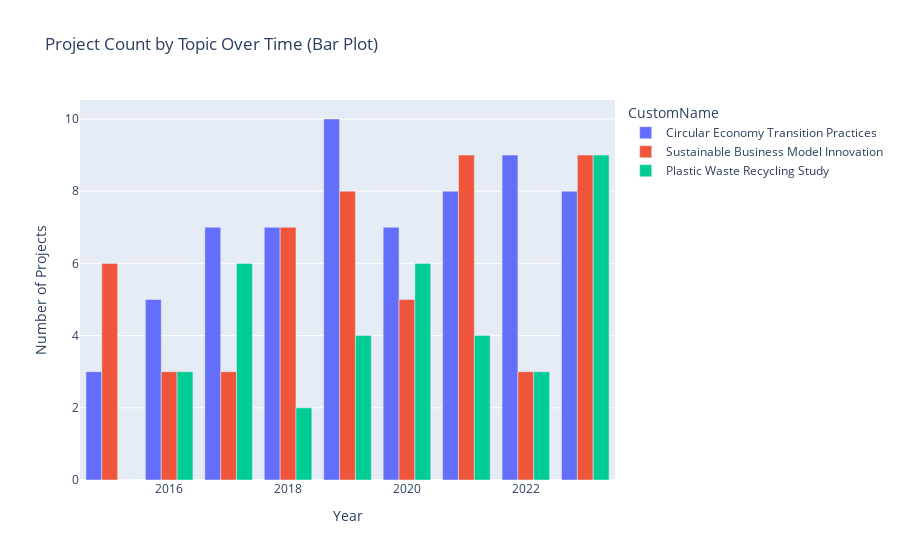
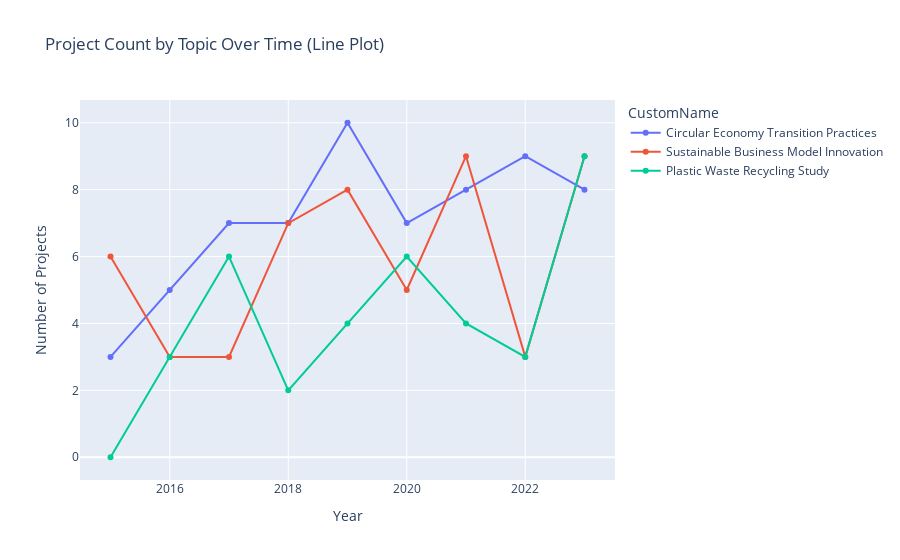

The code cell stored with these charts, in order, in its notebook:
### Markdown cell above
#### **PROJECT COUNT OVER TIME** <a class="anchor" id="project_count"></a>

### Code cell
# Convert 'start_date' to datetime format
df_projects['start_date'] = pd.to_datetime(df_projects['start_date'])

# Filter data
filtered_data = df_projects[(df_projects['start_date'].dt.year >= START_YEAR) &
                            (df_projects['start_date'].dt.year <= END_YEAR) &
                            (df_projects['Topic'].isin(TOPICS))]

# Group data by year and topic
grouped_data = filtered_data.groupby([filtered_data['start_date'].dt.year, 'Topic'])['project_id'].count().unstack(fill_value=0)

# Ensure all years are included in the index
all_years = pd.Index(range(START_YEAR, END_YEAR + 1), name='Year')
grouped_data = grouped_data.reindex(all_years, fill_value=0)

# Create the bar plot
bar_fig = go.Figure()

# Create the line plot
line_fig = go.Figure()

# Get cluster representations for topic labels
topic_data = filtered_data.drop_duplicates(subset=['Topic'])

for topic in SELECTED_TOPIC_IDS:
    if topic in grouped_data.columns:
        representation = topic_data.loc[topic_data['Topic'] == topic, 'CustomName'].iloc[0]
        if isinstance(representation, list):
            representation = ', '.join(representation)
        
        # Adding trace to bar plot
        bar_fig.add_trace(go.Bar(
            x=grouped_data.index,
            y=grouped_data[topic],
            name=representation
        ))
        
        # Adding trace to line plot
        line_fig.add_trace(go.Scatter(
            x=grouped_data.index,
            y=grouped_data[topic],
            name=representation,
            mode='lines+markers'
        ))

# Update layout for the bar plot
bar_fig.update_layout(
    title='Project Count by Topic Over Time (Bar Plot)',
    xaxis_title='Year',
    yaxis_title='Number of Projects',
    barmode='group',
    legend_title='CustomName'
)

# Update layout for the line plot
line_fig.update_layout(
    title='Project Count by Topic Over Time (Line Plot)',
    xaxis_title='Year',
    yaxis_title='Number of Projects',
    legend_title='CustomName'
)

# Show the bar plot
bar_fig.show()

# Show the line plot
line_fig.show()

if SAVE_PLOTS is True:
    # Ensure the directory exists
    directory = "saved_plots"
    if not os.path.exists(directory):
        os.makedirs(directory)

    # Format the current time as a string suitable for filenames
    timestamp = datetime.now().strftime("%Y%m%d_%H%M%S")
    bar_filename = f"{directory}/bar_plot_{timestamp}.png"
    line_filename = f"{directory}/line_plot_{timestamp}.png"

    # Save the bar plot image
    bar_fig.write_image(bar_filename, width=1280, height=720, scale=2)

    # Save the line plot image
    line_fig.write_image(line_filename, width=1280, height=720, scale=2)

### Figure 1 — Plotly figure (JSON) as saved in the notebook; plotly's stock layout.template omitted (floating-point values rounded to 4 significant figures)
{"data": [{"name": "Circular Economy Transition Practices", "type": "bar", "x": [2015, 2016, 2017, 2018, 2019, 2020, 2021, 2022, 2023], "y": [3, 5, 7, 7, 10, 7, 8, 9, 8]}, {"name": "Sustainable Business Model Innovation", "type": "bar", "x": [2015, 2016, 2017, 2018, 2019, 2020, 2021, 2022, 2023], "y": [6, 3, 3, 7, 8, 5, 9, 3, 9]}, {"name": "Plastic Waste Recycling Study", "type": "bar", "x": [2015, 2016, 2017, 2018, 2019, 2020, 2021, 2022, 2023], "y": [0, 3, 6, 2, 4, 6, 4, 3, 9]}], "layout": {"barmode": "group", "legend": {"title": {"text": "CustomName"}}, "title": {"text": "Project Count by Topic Over Time (Bar Plot)"}, "xaxis": {"title": {"text": "Year"}}, "yaxis": {"title": {"text": "Number of Projects"}}}}

### Figure 2 — Plotly figure (JSON) as saved in the notebook; plotly's stock layout.template omitted (floating-point values rounded to 4 significant figures)
{"data": [{"mode": "lines+markers", "name": "Circular Economy Transition Practices", "type": "scatter", "x": [2015, 2016, 2017, 2018, 2019, 2020, 2021, 2022, 2023], "y": [3, 5, 7, 7, 10, 7, 8, 9, 8]}, {"mode": "lines+markers", "name": "Sustainable Business Model Innovation", "type": "scatter", "x": [2015, 2016, 2017, 2018, 2019, 2020, 2021, 2022, 2023], "y": [6, 3, 3, 7, 8, 5, 9, 3, 9]}, {"mode": "lines+markers", "name": "Plastic Waste Recycling Study", "type": "scatter", "x": [2015, 2016, 2017, 2018, 2019, 2020, 2021, 2022, 2023], "y": [0, 3, 6, 2, 4, 6, 4, 3, 9]}], "layout": {"legend": {"title": {"text": "CustomName"}}, "title": {"text": "Project Count by Topic Over Time (Line Plot)"}, "xaxis": {"title": {"text": "Year"}}, "yaxis": {"title": {"text": "Number of Projects"}}}}
